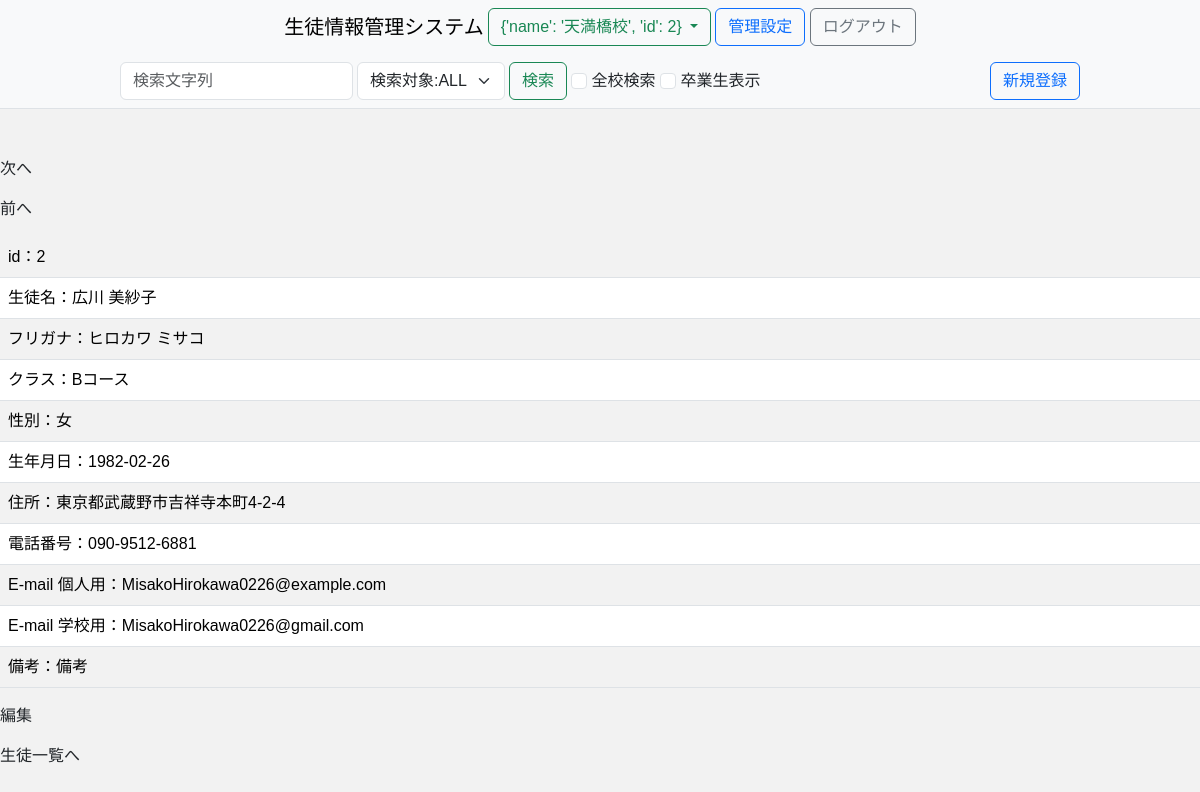
The app's page /天満橋校/student_detail/2 (signed in) with its own data.
### SIMS/models/__init__.py (models this page shows, shortened)
class BaseMixin(db.Model):
    __abstract__ = True
    id = Column(Integer, primary_key=True, autoincrement=True)
    @classmethod
    def get_all(cls, **kwargs):
        if not kwargs:
            all_data = cls.query.all()
        else:
            all_data = cls.query.filter_by(**kwargs).all()
        if all_data is None:
            return None
        return [data.to_dict() for data in all_data]
    @classmethod
    def get_one(cls, **kwargs):
        data = cls.query.filter_by(**kwargs).first()
        if data is None:
            return None
        return data.to_dict()
    def to_dict(self):
        dic = self.__dict__.copy()
        if '_sa_instance_state' in dic:
            del dic['_sa_instance_state']
        return dic

class Student(BaseMixin):
    __tablename__ = 'student'
    name = Column(String(64), nullable=False)
    name_kana = Column(String(64), nullable=False)
    school = Column(String(64), nullable=False)
    class_name = Column(String(64), nullable=False)
    gender = Column(Integer, nullable=False)
    birthday = Column(DateTime, nullable=False)
    address = Column(String(64), nullable=False)
    phone = Column(String(13), nullable=False)
    email = Column(String(64), nullable=False)
    gmail = Column(String(64), nullable=False)
    note = Column(String(400), nullable=False)
    def get_categorized_list(school):
        if school is None:
            students = Student.get_all()
            schools = list(set([dic['school'] for dic in students]))
        else:
            students = Student.get_all(school=school)
            schools = [school]
        students = sorted(students, key=lambda x: x['name_kana'])
        classes = Class.get_all()
        categorized_list = []
        for scl in schools:
            for cls in classes:
                categorized_list.append({
                    'school': scl,
                    'class_name': cls['name'],
                    'class_number': cls['class_number'],
                    'open_date': cls['open_date'].strftime('%Y-%m-%d'), # 日付を文字列に変換
                    'close_date': cls['close_date'].strftime('%Y-%m-%d'), # 日付を文字列に変換
                    'is_open': cls['open_date'] <= datetime.datetime.now() <= cls['close_date'],
                    'students': [student for student in students if student['class_name'] == cls['name'] and student['school'] == scl]
                })
        return categorized_list
    @classmethod
    def get_one(cls, **kwargs):
        dic = super().get_one(**kwargs)
        students = [listByClass['students'] for listByClass in cls.get_categorized_list(dic['school'])]
        categorized_id_list = [student['id'] for student in itertools.chain.from_iterable(students)]
        index = categorized_id_list.index(dic['id'])
        dic['prev_id'] = categorized_id_list[index-1] if index != 0 else None
        dic['next_id'] = categorized_id_list[index+1] if index != len(categorized_id_list)-1 else None
        return dic
    def get_age(self, birthday):
        today = datetime.date.today()
        return today.year - birthday.year - ((today.month, today.day) < (birthday.month, birthday.day))
    def to_dict(self):
        dic = super().to_dict()
        dic['age'] = self.get_age(dic['birthday']) # 年齢を追加
        dic['birthday'] = dic['birthday'].strftime('%Y-%m-%d') # 日付を文字列に変換
        match (dic['gender']):
            case 1:
                dic['gender'] = '男'
            case 2:
                dic['gender'] = '女'
            case 3:
                dic['gender'] = 'その他'
        return dic

### SIMS/views/student_detail.py (the view)
@bp.route('/<school>/student_detail/<int:id>',methods=['GET', 'POST'])
@login_required
def student_detail(id,school):
    student = Student.get_one(id=id)
    school = School.get_one(name=school)
    return render_template('student_detail.html',\
        id = student['id'],\
        name = student['name'],\
        name_kana = student['name_kana'],\
        class_name = student['class_name'],\
        gender = student['gender'],\
        birthday = student['birthday'],\
        address = student['address'],\
        phone = student['phone'],\
        email = student['email'],\
        gmail = student['gmail'],\
        note = student['note'],\
        school = school
    )

### SIMS/user_auth.py (called while the page is built)
    @login_manager.user_loader
    def load_user(user_id):
        return User.query.get(user_id)

### SIMS/templates/student_detail.html (shortened to what this page needs)
<!DOCTYPE html>
<html lang="ja">
<head>
    <link rel="stylesheet" href="https://cdn.jsdelivr.net/npm/bootstrap@5.3.0/dist/css/bootstrap.min.css">
</head>
<body>
    <header>
        {% set subTitle = '生徒一覧' %}
        {% set studentSearch = True %}
        {% extends 'layout.html' %}
        {% block contents %}
        <link rel="stylesheet" href="{{ url_for('static', filename='css/student_list.css') }}"></link>
        {{ super() }}
        <br><br>
        <p>次へ</p>
        <p>前へ</p>
    </header>
    <main>
        <table class="table table-striped">
            <tr>
                <td>
                    id：{{id}}
                </td>
            </tr>
            <tr>
                <td>
                    生徒名：{{name}}
                </td>
            </tr>
            <tr>
                <td>
                    フリガナ：{{name_kana}}
                </td>
            </tr>
            <tr>
                <td>
                    クラス：{{class_name}}
                </td>
            </tr>
            <tr>
                <td>
                    性別：{{gender}}
                </td>
            </tr>
            <tr>
                <td>
                    生年月日：{{birthday}}
                </td>
            </tr>
            <tr>
                <td>
                    住所：{{address}}
                </td>
            </tr>
            <tr>
                <td>
                    電話番号：{{phone}}
                </td>
            </tr>
            <tr>
                <td>
                    E-mail 個人用：{{email}}
                </td>
            </tr>
            <tr>
                <td>
                    E-mail 学校用：{{gmail}}
                </td>
            </tr>
            <tr>
                <td>
                    備考：{{note}}
                </td>
            </tr>
        </table>
    </main>
    <footer>
        <p>編集</p>
        <p>生徒一覧へ</p>
    </footer>
</body>
{% endblock %}

### SIMS/static/css/student_list.css (style rules this page uses)
body { font-family: Arial, sans-serif; background-color: #f2f2f2; }

### records on screen
Student: name "広川 美紗子", name_kana "ヒロカワ ミサコ", class_name "Bコース", address "東京都武蔵野市吉祥寺本町4-2-4", phone "090-9512-6881", email "MisakoHirokawa0226@example.com", gmail "MisakoHirokawa0226@gmail.com", note "備考"

### other values on screen
{{ title }} "生徒情報管理システム"
{{ school }} "{'name': '天満橋校', 'id': 2}"
{{ id }} "2"
{{ gender }} "女"
{{ birthday }} "1982-02-26"
